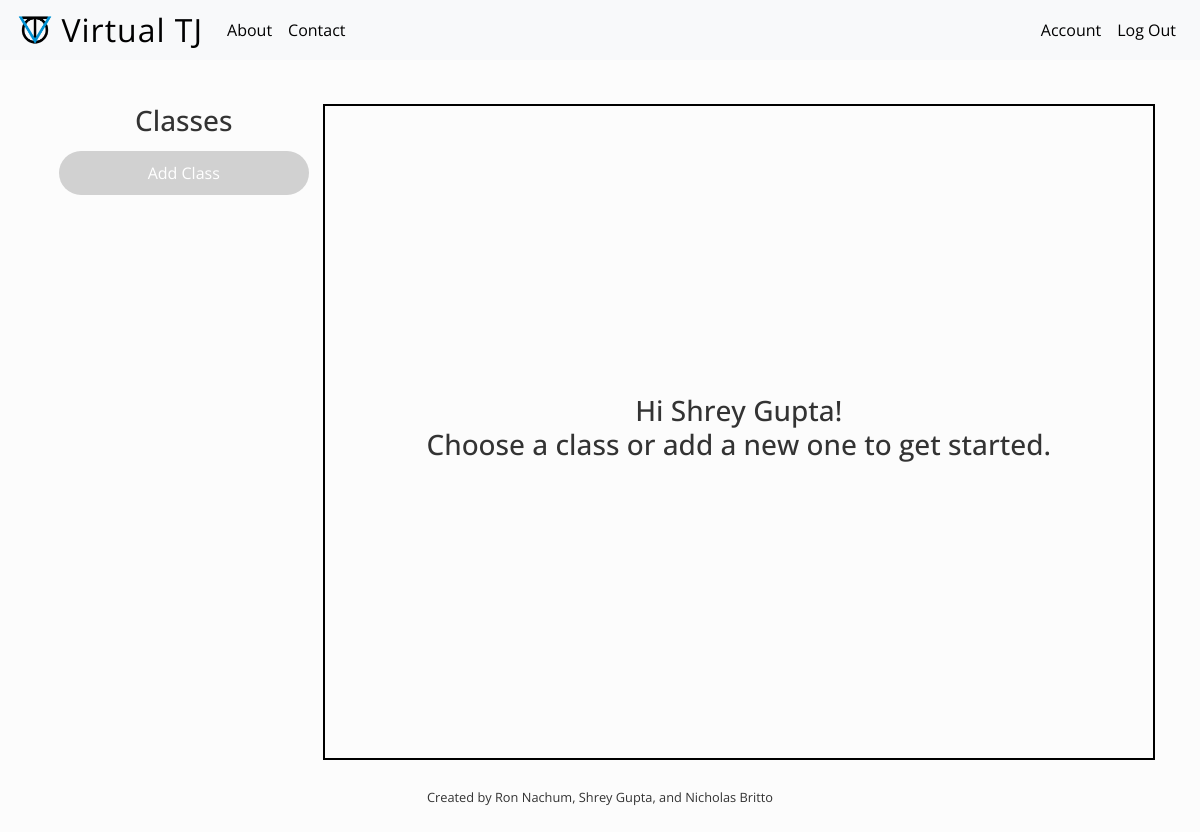
Page / (signed in) on the earlier database version.
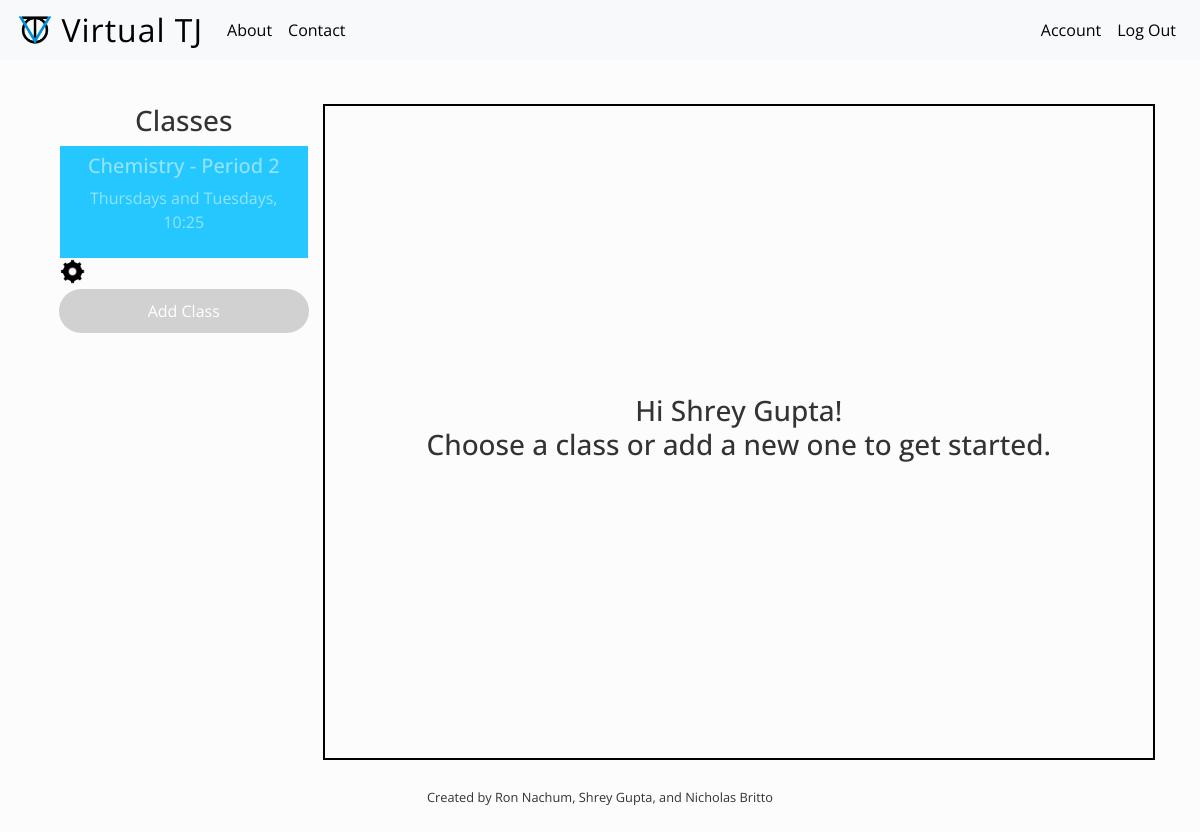
Same page on the later database version.
### application/models.py (models this page shows, shortened)
class User(db.Model, UserMixin):
    id = db.Column(db.Integer, primary_key=True)
    hex_id = db.Column(db.String, default=lambda: urandom(32).hex(), unique=True, nullable=True)
    name = db.Column(db.String, nullable=False)
    email = db.Column(db.String, nullable=False)
    phone = db.Column(db.String, nullable=False)
    password = db.Column(db.String, nullable=False)
    hasIon = db.Column(db.Boolean, nullable=False, default=False)
    hasGoogle = db.Column(db.Boolean, nullable=False, default=False)
    ion_oauth = db.Column(db.String, nullable=True)
    google_oauth = db.Column(db.String, nullable=True)
    classes = db.relationship('Class', backref='user', lazy=True)
    data = db.Column(db.JSON, nullable=True)

class Class(db.Model):
    id = db.Column(db.Integer, primary_key=True)
    hex_id = db.Column(db.String, default=lambda: urandom(32).hex(), unique=True, nullable=True)
    name = db.Column(db.String, nullable=False)
    link = db.Column(db.String, nullable=False)
    color = db.Column(db.String, nullable=False)
    period = db.Column(db.String, nullable=True)
    times = db.Column(db.JSON, nullable=False)
    teacher = db.Column(db.String, nullable=True)
    notes = db.Column(db.String, nullable=True)
    user_id = db.Column(db.Integer, db.ForeignKey('user.id'), nullable=False)
    email_alert_time = db.Column(db.Integer, nullable=True)
    text_alert_time = db.Column(db.Integer, nullable=True)

### application/routes/main_routes.py (the view)
@app.route("/home", methods=["GET", "POST"])
@app.route("/", methods=["GET", "POST"])
def home():
    if not current_user.is_authenticated:
        return render_template("home.html")
    classes = Class.query.filter_by(user_id=current_user.id).order_by(Class.period.desc()).all()[::-1]
    classes = [(c, list(set(c.times.keys())), list(set(c.times.values()))) for c in classes]
    classes = [(c, f"{days[0]}s and {days[1]}s, {times[0]}") for c, days, times in classes]
    text = "Choose a class or add a new one to get started."
    name=current_user.name
    return render_template("home.html", classes=classes, name=name, text=text, current_class="")

### application/routes/main_routes.py (called while the page is built)
@login_manager.user_loader
def load_user(user_id):
    return User.query.get(int(user_id))

### application/templates/home.html (shortened to what this page needs)
{% extends "layout.html" %}
{% block page_styles %}
<link rel="stylesheet" href="../static/css/home.css">
{% endblock page_styles %}
{% block content %}
{% if current_user.is_authenticated %}
    <div id="content-container" class="row">
        <div class="classes col-md-3 content-column">
            <div class="row"><h3>Classes</h3></div>
            {% for class, time_string in classes %}
                {% if class.link == current_class %}
                    <div class="class-card {{ class.color }} current-class">
                        <div class="text-div current-class">
                            <h5>{{ class.name }} - Period {{ class.period }}</h5>
                            <p>{{ time_string }}</p>
                        </div>
                    </div>
                    <a id="settings" href="{{ url_for('update_class', hex_id=class.hex_id) }}">
                        <img style="height: 25px; width: 25px" src="static/images/settings.png">
                    </a>
                {% else %}
                    <a href="{{ url_for('classroom', hex_id=class.hex_id) }}">
                        <div class="class-card {{ class.color }}">
                            <div class="text-div">
                                <h5>{{ class.name }} - Period {{ class.period }}</h5>
                                <p>{{ time_string }}</p>
                            </div>
                        </div>
                    </a>
                    <a id="settings" href="{{ url_for('update_class', hex_id=class.hex_id) }}">
                        <img style="height: 25px; width: 25px" src="static/images/settings.png">
                    </a>
                {% endif %}
            {% endfor %}
            <div class="row" style="padding-top: 5px">
                <a class="btn-light btn-wide" href="{{ url_for('add_class') }}">Add Class</a>
            </div>
        </div>
        <div class="col-md-9 content-column class-container">
            {% if current_class == "" %}
                <h3>Hi {{ name }}! <br> {{ text }}</h3>
            {% else %}
                <iframe id="iframe" style="width: 100%; height: 100%" allow="camera *; microphone *"
                        src="{{ current_class }}" title="Blackboard Collaborate"></iframe>
            {% endif %}
        </div>
    </div>
{% else %}
    <h1>Please Log In</h1>
{% endif %}
{% endblock content %}

### application/templates/layout.html (shortened to what this page needs)
{% import "bootstrap/wtf.html" as wtf %}
<!DOCTYPE html>
<html>
<head>
    <link rel="stylesheet" href="https://maxcdn.bootstrapcdn.com/bootstrap/4.0.0/css/bootstrap.min.css" />
    <link rel="stylesheet" type="text/css" href="{{ url_for('static', filename='css/main.css') }}" />
    {% block page_styles %}{% endblock page_styles %}
</head>
<body>
    <header class="site-header">
        <nav class="navbar navbar-expand-md navbar-light bg-light fixed-top">
            <a id="logo_title" class="navbar-brand" href="{{ url_for('home', _anchor='home_anchor') }}">
                <img src="{{ url_for('static', filename='images/vTJ.png') }}">Virtual TJ
            </a>
            <div class="collapse navbar-collapse" id="navbarToggle">
                <div class="navbar-nav">
                    <a class="nav-item nav-link" style="color: black" href="{{ url_for('home') }}">About</a>
                    <a class="nav-item nav-link" style="color: black" href="{{ url_for('home') }}">Contact</a>
                </div>
                <div class="navbar-nav ml-auto">
                    {% if not current_user.is_authenticated %}
                        <a class="nav-item nav-link" style="color: black" href="{{ url_for('register') }}">Register</a>
                        <a class="nav-item nav-link" style="color: black" href="{{ url_for('login') }}">Log In</a>
                    {% else %}
                        <a class="nav-item nav-link" style="color: black" href="{{ url_for('home') }}">Account</a>
                        <a class="nav-item nav-link" style="color: black" href="{{ url_for('logout') }}">Log Out</a>
                    {% endif %}
                </div>
            </div>
        </nav>
    </header>
    <main role="main">
    {% block content %}{% endblock content %}
    </main>
    <footer class="mcontainer">
        <p>
            <small style="text-align: center">
                <p>Created by Ron Nachum, Shrey Gupta, and Nicholas Britto</p>
            </small>
        </p>
    </footer>
</body>
</html>

### application/static/css/main.css (style rules this page uses)
.mcontainer { margin: 2%; }
body { opacity: 1; transition: 1s opacity; }
.btn-light, .btn-color { border-radius: 50px; border: none; text-align: center; }
.btn-light { background-color: #d1d1d1; color: white; -webkit-transition: background 0.5s ease-in-out; -moz-transition: background 0.5s ease-in-out; -ms-transition: background 0.5s ease-in-out; -o-transition: background 0.5s ease-in-out; transition: background 0.5s ease-in-out; }
.btn-wide { text-align: center; display: block; margin: auto; width: 90%; max-width: 300px; padding: 10px 0px; }
* { font-family: "Open Sans", sans-serif; margin: 0; padding: 0; }
body { background-color: #fcfcfc; color: #333; margin-top: 10vh; }
nav { height: 60px; display: flex; align-items: center; }
#logo_title { color: black; font-size: 2rem; letter-spacing: 1px; display: flex; align-items: center; }
#logo_title img { margin-right: 7px; width: 2.4rem; height: 2.4rem; }
h1, h2, h3, h4, h5, h6 { text-align: center; }
footer { text-align: center; }
.deepskyblue { background-color: deepskyblue; }

### application/static/css/home.css (style rules this page uses)
html { scroll-behavior: smooth; }
#content-container { height: 85vh; padding-left: 5%; padding-right: 5%; padding-top: 2%; padding-bottom: 0%; }
.class-container { display: flex; flex-direction: column; align-items: center; justify-content: center; border: solid black 2px; }
.row { display: flex; justify-content: center; }
.class-card { text-align: center; opacity: 85%; padding: 5px; }
.text-div { padding: 3px; color: white; opacity: 50%; }

Differences in the rows shown:
added Class: name "Chemistry", period "2", time_string "Thursdays and Tuesdays, 10:25"
